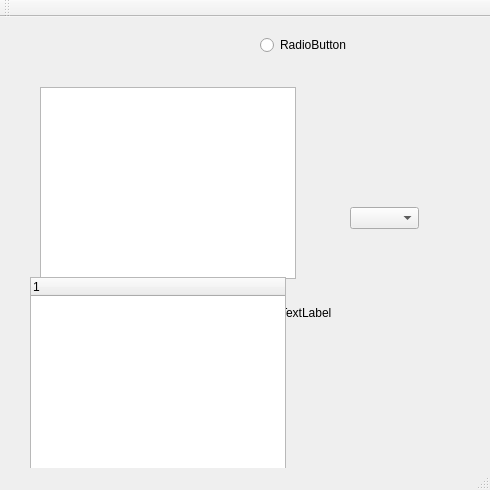
<?xml version="1.0" encoding="UTF-8"?>
<ui version="4.0">
 <class>PropertyMainWindow</class>
 <widget class="QMainWindow" name="PropertyMainWindow">
  <property name="geometry">
   <rect>
    <x>0</x>
    <y>0</y>
    <width>490</width>
    <height>490</height>
   </rect>
  </property>
  <property name="windowTitle">
   <string>PropertyMainWindow</string>
  </property>
  <widget class="QWidget" name="centralWidget">
   <widget class="QRadioButton" name="radioButton">
    <property name="geometry">
     <rect>
      <x>260</x>
      <y>20</y>
      <width>89</width>
      <height>16</height>
     </rect>
    </property>
    <property name="text">
     <string>RadioButton</string>
    </property>
   </widget>
   <widget class="QListWidget" name="listWidget">
    <property name="geometry">
     <rect>
      <x>40</x>
      <y>70</y>
      <width>256</width>
      <height>192</height>
     </rect>
    </property>
    <property name="autoScrollMargin">
     <number>20</number>
    </property>
   </widget>
   <widget class="QFrame" name="frame">
    <property name="geometry">
     <rect>
      <x>40</x>
      <y>320</y>
      <width>120</width>
      <height>80</height>
     </rect>
    </property>
    <property name="frameShape">
     <enum>QFrame::StyledPanel</enum>
    </property>
    <property name="frameShadow">
     <enum>QFrame::Raised</enum>
    </property>
   </widget>
   <widget class="QStackedWidget" name="stackedWidget">
    <property name="geometry">
     <rect>
      <x>60</x>
      <y>280</y>
      <width>120</width>
      <height>80</height>
     </rect>
    </property>
    <widget class="QWidget" name="page_3"/>
    <widget class="QWidget" name="page_4"/>
   </widget>
   <widget class="QComboBox" name="comboBox">
    <property name="geometry">
     <rect>
      <x>350</x>
      <y>190</y>
      <width>69</width>
      <height>22</height>
     </rect>
    </property>
   </widget>
   <widget class="QLabel" name="label">
    <property name="geometry">
     <rect>
      <x>280</x>
      <y>290</y>
      <width>54</width>
      <height>12</height>
     </rect>
    </property>
    <property name="text">
     <string>TextLabel</string>
    </property>
   </widget>
   <widget class="QTreeWidget" name="treeWidget">
    <property name="geometry">
     <rect>
      <x>30</x>
      <y>260</y>
      <width>256</width>
      <height>192</height>
     </rect>
    </property>
    <column>
     <property name="text">
      <string notr="true">1</string>
     </property>
    </column>
   </widget>
  </widget>
  <widget class="QMenuBar" name="menuBar">
   <property name="geometry">
    <rect>
     <x>0</x>
     <y>0</y>
     <width>490</width>
     <height>23</height>
    </rect>
   </property>
  </widget>
  <widget class="QToolBar" name="mainToolBar">
   <attribute name="toolBarArea">
    <enum>TopToolBarArea</enum>
   </attribute>
   <attribute name="toolBarBreak">
    <bool>false</bool>
   </attribute>
  </widget>
  <widget class="QStatusBar" name="statusBar"/>
 </widget>
 <layoutdefault spacing="6" margin="11"/>
 <resources/>
 <connections/>
</ui>
